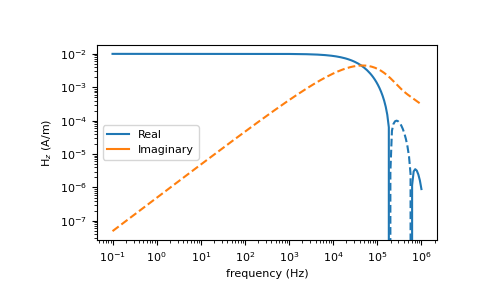

Source code (Python):
# This example reproduces figure 4.7 from Ward and Hohmann

import numpy as np
import matplotlib.pyplot as plt
from geoana.em.fdem import vertical_magnetic_field_horizontal_loop

# Define the frequency range,

frequencies = np.logspace(-1, 6, 200)
hz = vertical_magnetic_field_horizontal_loop(frequencies, sigma=1E-2, radius=50, secondary=False)

# Then plot the values

plt.loglog(frequencies, hz.real, c='C0', label='Real')
plt.loglog(frequencies, -hz.real, '--', c='C0')
plt.loglog(frequencies, hz.imag, c='C1', label='Imaginary')
plt.loglog(frequencies, -hz.imag, '--', c='C1')
plt.xlabel('frequency (Hz)')
plt.ylabel('H$_z$ (A/m)')
plt.legend()
plt.show()
